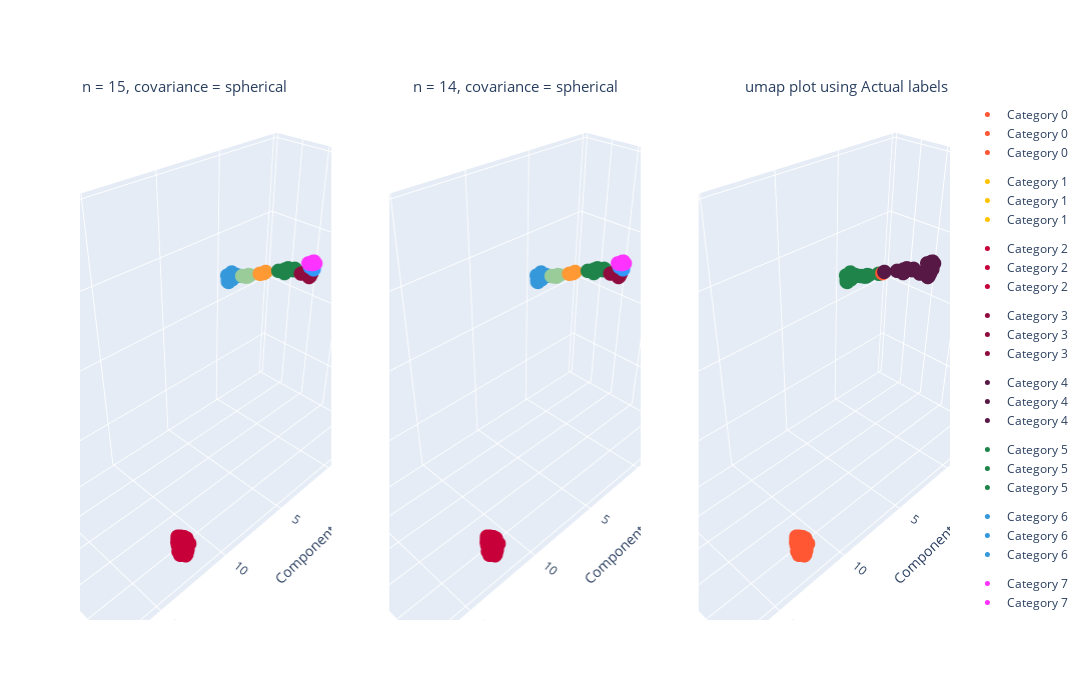

This figure's notebook cell:
### Markdown cell above
Then it is compared to the actual "y" targets, as first step, a encoding transformation has to be performed before the comparison

### Code cell
# changing unique values for numeric ones
y_label = np.zeros((len(y), 1))
target_dict = dict()
for label, tissue_type in enumerate(np.unique(y)):
    y_label = np.where(y == tissue_type, label, y_label)
    target_dict[label] = tissue_type

y_label = y_label.ravel().astype(int)

# Creating the X_plot dataset for the third subplot
X_plot_real = np.c_[X_plot, y_label]

colors = ["#FF5733", "#FFC300", "#C70039", "#900C3F", "#581845", "#1E8449", "#3498DB",
          "#FF33FF", "#33FFCC", "#FF6666", "#99CC99", "#3399FF", "#FF9933", "#CC33FF", "#66CCCC"]

fig = make_subplots(rows=1, cols=3, specs=[[{'type': 'scatter3d'}, {'type': 'scatter3d'}, {'type': 'scatter3d'}]])

# first two subplots
for j in range(2):
    model = gaussian_models[j]
    X_plot_gauss = np.c_[X_plot, gaussian_labels[j]]
    n_components = len(np.unique(gaussian_labels[j]))
    
    for category in np.unique(gaussian_labels[j]):
        category_indices = (gaussian_labels[j] == category)
        scatter = go.Scatter3d(x=X_plot_gauss[category_indices, 0], 
                               y=X_plot_gauss[category_indices, 1], 
                               z=X_plot_gauss[category_indices, 2],
                               mode='markers', 
                               marker=dict(color=colors[category], size=5),
                               name=f'Category {category}',
                               legendgroup=f'Category {category}')

        fig.add_trace(scatter, row=1, col=j + 1)

# third subplot
for category in np.unique(y_label):
    category_indices = (y_label == category)
    scatter = go.Scatter3d(x=X_plot_real[category_indices, 0], 
                           y=X_plot_real[category_indices, 1], 
                           z=X_plot_real[category_indices, 2],
                           mode='markers', 
                           marker=dict(color=colors[category], size=5),
                           name=f'Category {category}',
                           legendgroup=f'Category {category}')

    fig.add_trace(scatter, row=1, col=3)

titles = [f'n = {gaussian_models[0].n_components}, covariance = {gaussian_models[0].covariance_type}',
          f'n = {gaussian_models[1].n_components}, covariance = {gaussian_models[1].covariance_type}',
          'umap plot using Actual labels']

# Configure the layout of the plot
fig.update_layout(scene1=dict(xaxis_title='Component 1', yaxis_title='Component 2', zaxis_title='Component 3'),
                  scene2=dict(xaxis_title='Component 1', yaxis_title='Component 2', zaxis_title='Component 3'),
                  scene3=dict(xaxis_title='Component 1', yaxis_title='Component 2', zaxis_title='Component 3'),
                  width=1800,
                  height=700,
                  annotations=[
                      dict(
                          showarrow=False,
                          text=titles[0],
                          xref='paper', yref='paper',
                          x=0, y=1.05,
                          font=dict(size=15)
                      ),
                      dict(
                          showarrow=False,
                          text=titles[1],
                          xref='paper', yref='paper',
                          x=0.5, y=1.05,
                          font=dict(size=15)
                      ),
                      dict(
                          showarrow=False,
                          text=titles[2],
                          xref='paper', yref='paper',
                          x=1, y=1.05,
                          font=dict(size=15)
                      )
                  ])

fig.show()

### Figure 1 — Plotly figure (JSON) as saved in the notebook; plotly's stock layout.template omitted (floating-point values rounded to 4 significant figures)
{"data": [{"legendgroup": "Category 0", "marker": {"color": "#FF5733", "size": 5}, "mode": "markers", "name": "Category 0", "scene": "scene", "type": "scatter3d", "x": [-3.369, -3.333, -3.224, -3.618, -3.709, -3.312, -3.63, -3.484, -3.735, -3.482, -3.501, -3.277, -3.369, -3.816, -3.911], "y": [8.4, 8.209, 8.48, 8.331, 8.227, 8.095, 8.417, 8.472, 8.422, 8.378, 8.257, 8.428, 8.21, 8.073, 8.009], "z": [13.95, 14.43, 14.25, 14.67, 14.51, 14.33, 14.61, 14.43, 14.7, 13.93, 14.46, 14.02, 14.13, 14.05, 14.69]}, {"legendgroup": "Category 1", "marker": {"color": "#FFC300", "size": 5}, "mode": "markers", "name": "Category 1", "scene": "scene", "type": "scatter3d", "x": [16.72, 16.75, 16.51, 16.75, 16.47, 16.8, 16.52, 16.79, 16.4, 16.49, 16.86, 17.24, 17.18, 17.04, 17.18, 16.62, 16.88, 17.24, 16.86, 16.52, 16.71, 16.67, 16.57, 16.34, 16.41, 16.99, 16.4, 16.73, 16.48, 16.63, 17.36], "y": [0.2079, 0.1954, 0.2075, 0.9799, 0.2715, 0.2648, 0.3996, 0.6083, 0.4901, 0.3161, 0.3209, 0.589, 0.565, 0.43, 0.5655, 0.6189, 0.8309, 0.7131, 0.7784, 0.9415, 1.102, 1.039, 0.3711, 0.9704, 0.8945, 0.9669, 0.8422, 0.6918, 0.7465, 0.3183, 0.6712], "z": [11.41, 11.1, 11.55, 10.81, 11.58, 11.28, 11.3, 10.95, 11.43, 11.44, 10.79, 10.7, 10.64, 10.97, 10.65, 10.96, 10.83, 10.59, 10.54, 10.93, 10.63, 10.7, 11.02, 10.99, 10.65, 10.44, 11.14, 10.58, 11.08, 10.8, 10.59]}, {"legendgroup": "Category 2", "marker": {"color": "#C70039", "size": 5}, "mode": "markers", "name": "Category 2", "scene": "scene", "type": "scatter3d", "x": [11.74, 11.74, 12.03, 12.01, 11.65, 12.1, 12.02, 11.51, 11.71, 11.77, 11.85, 11.89, 11.85, 11.72, 11.8, 11.83, 11.76, 12.05, 11.53, 12.11, 11.59, 11.75, 11.52, 11.96, 11.66, 11.86, 11.8, 11.35, 12.18, 12.12, 12.31], "y": [8.561, 8.192, 8.76, 8.5, 8.62, 8.571, 8.703, 8.674, 8.379, 8.305, 8.341, 8.51, 8.308, 8.594, 8.837, 9.1, 8.86, 9.102, 8.733, 9.238, 8.538, 8.983, 8.911, 9.132, 8.628, 9.04, 8.84, 8.585, 8.861, 8.661, 9.002], "z": [-2.016, -2.272, -2.295, -2.513, -2.019, -2.124, -2.312, -2.19, -2.127, -2.518, -2.426, -2.245, -2.283, -2.849, -3.023, -2.509, -2.585, -2.592, -2.8, -2.64, -2.653, -2.818, -2.449, -2.769, -2.974, -2.735, -2.976, -2.678, -2.805, -2.813, -2.631]}, {"legendgroup": "Category 3", "marker": {"color": "#900C3F", "size": 5}, "mode": "markers", "name": "Category 3", "scene": "scene", "type": "scatter3d", "x": [-1.188, -1.382, -1.319, -1.347, -1.351, -1.311, -1.346, -1.213, -1.284, -1.274, -1.356], "y": [6.488, 6.08, 6.298, 6.166, 6.298, 6.267, 6.267, 6.28, 5.817, 5.671, 5.821], "z": [9.15, 8.831, 8.801, 8.982, 8.82, 8.753, 8.758, 8.953, 8.832, 8.783, 8.863]}, {"legendgroup": "Category 4", "marker": {"color": "#581845", "size": 5}, "mode": "markers", "name": "Category 4", "scene": "scene", "type": "scatter3d", "x": [-0.1822, -0.2347, -0.3803, -0.09116, -0.1677, -0.1141, -0.02298], "y": [9.974, 10.03, 10.02, 10.01, 10.0, 9.85, 9.956], "z": [12.41, 12.39, 12.52, 12.31, 12.43, 12.21, 12.26]}, {"legendgroup": "Category 5", "marker": {"color": "#1E8449", "size": 5}, "mode": "markers", "name": "Category 5", "scene": "scene", "type": "scatter3d", "x": [-1.2, -1.263, -1.024, -1.205, -1.248, -1.284, -1.213, -1.042], "y": [4.77, 4.667, 4.113, 5.107, 5.14, 5.172, 4.488, 4.591], "z": [8.727, 8.793, 8.497, 8.833, 8.876, 8.93, 8.668, 8.502]}, {"legendgroup": "Category 6", "marker": {"color": "#3498DB", "size": 5}, "mode": "markers", "name": "Category 6", "scene": "scene", "type": "scatter3d", "x": [-0.4653, -0.4244, -0.6136, -0.07194, -0.303, -0.03927, -0.1398, 0.00228, -0.4438, -0.1096, -0.008095, -0.2703, -0.2331, -0.1879, -0.1247, -0.107, -0.3125], "y": [1.083, 1.195, 1.245, 0.6606, 0.6674, 0.7483, 1.025, 0.8436, 0.7401, 0.6997, 0.7868, 0.8055, 0.9343, 0.8204, 0.9259, 0.9071, 0.8185], "z": [7.301, 7.331, 7.237, 7.248, 7.24, 6.919, 7.068, 6.859, 7.111, 7.039, 6.854, 7.231, 7.171, 7.353, 7.397, 7.389, 7.438]}, {"legendgroup": "Category 7", "marker": {"color": "#FF33FF", "size": 5}, "mode": "markers", "name": "Category 7", "scene": "scene", "type": "scatter3d", "x": [-0.5336, -0.6727, -0.7664, -0.5997, -0.5376, -0.771, -0.5375, -0.5935, -0.5983, -0.5872], "y": [6.934, 6.832, 6.798, 7.0, 6.947, 6.786, 7.027, 7.091, 6.66, 6.621], "z": [10.22, 10.15, 10.08, 10.24, 10.29, 9.997, 10.33, 10.21, 10.04, 10.05]}, {"legendgroup": "Category 8", "marker": {"color": "#33FFCC", "size": 5}, "mode": "markers", "name": "Category 8", "scene": "scene", "type": "scatter3d", "x": [16.42, 16.44, 16.46, 16.55, 16.49], "y": [1.243, 1.155, 1.054, 1.153, 1.204], "z": [9.651, 9.718, 9.87, 9.799, 9.7]}, {"legendgroup": "Category 9", "marker": {"color": "#FF6666", "size": 5}, "mode": "markers", "name": "Category 9", "scene": "scene", "type": "scatter3d", "x": [-2.327, -2.411, -2.303, -2.295, -2.323, -2.373], "y": [8.03, 8.107, 8.089, 8.006, 8.004, 8.047], "z": [12.52, 12.56, 12.67, 12.67, 12.79, 12.75]}, {"legendgroup": "Category 10", "marker": {"color": "#99CC99", "size": 5}, "mode": "markers", "name": "Category 10", "scene": "scene", "type": "scatter3d", "x": [-0.5059, -0.4933, -0.3953, -0.4547, -0.4306, -0.3972, -0.3761], "y": [2.102, 2.224, 2.122, 1.727, 2.003, 1.679, 1.995], "z": [7.653, 7.685, 7.585, 7.443, 7.523, 7.467, 7.543]}, {"legendgroup": "Category 11", "marker": {"color": "#3399FF", "size": 5}, "mode": "markers", "name": "Category 11", "scene": "scene", "type": "scatter3d", "x": [-0.8519, -1.345, -1.317, -1.223, -1.032, -1.042, -1.17, -1.211], "y": [6.641, 6.405, 6.372, 6.323, 6.582, 6.709, 6.62, 6.341], "z": [9.699, 9.539, 9.517, 9.481, 9.606, 9.606, 9.449, 9.51]}, {"legendgroup": "Category 12", "marker": {"color": "#FF9933", "size": 5}, "mode": "markers", "name": "Category 12", "scene": "scene", "type": "scatter3d", "x": [-0.7358, -0.6822, -0.6384, -0.6488, -0.8209, -0.7867], "y": [3.269, 3.222, 2.999, 2.937, 3.134, 3.29], "z": [8.173, 8.131, 8.022, 7.997, 8.056, 8.213]}, {"legendgroup": "Category 13", "marker": {"color": "#CC33FF", "size": 5}, "mode": "markers", "name": "Category 13", "scene": "scene", "type": "scatter3d", "x": [-0.3518, -0.1671, -0.3789, -0.3085, -0.4187, -0.1366, -0.5854, -0.3225], "y": [9.427, 9.851, 9.525, 9.477, 9.529, 9.546, 9.299, 9.39], "z": [12.31, 12.46, 12.27, 12.35, 12.33, 12.49, 12.46, 12.15]}, {"legendgroup": "Category 14", "marker": {"color": "#66CCCC", "size": 5}, "mode": "markers", "name": "Category 14", "scene": "scene", "type": "scatter3d", "x": [-3.567, -3.753, -3.922, -3.825, -3.937, -4.195, -4.281, -4.442, -4.219, -4.301, -4.32, -4.377, -3.979, -4.462, -4.052, -4.242, -4.374, -4.588, -4.533], "y": [8.398, 8.279, 8.224, 8.363, 8.149, 8.557, 8.442, 8.288, 8.406, 8.198, 8.052, 8.592, 7.989, 8.722, 7.991, 8.549, 8.08, 8.614, 8.21], "z": [13.84, 13.81, 13.92, 13.76, 13.83, 14.05, 13.94, 13.94, 13.99, 14.37, 14.24, 14.13, 14.72, 14.11, 14.6, 14.24, 14.1, 14.31, 14.35]}, {"legendgroup": "Category 0", "marker": {"color": "#FF5733", "size": 5}, "mode": "markers", "name": "Category 0", "scene": "scene2", "type": "scatter3d", "x": [-3.567, -3.753, -3.922, -3.825, -3.369, -3.937, -4.195, -4.281, -4.442, -3.333, -3.224, -3.618, -4.219, -4.301, -4.32, -3.709, -3.312, -3.63, -4.377, -3.979, -3.484, -3.735, -4.462, -3.482, -4.052, -3.501, -3.277, -3.369, -4.242, -3.816, -4.374, -4.588, -4.533, -3.911], "y": [8.398, 8.279, 8.224, 8.363, 8.4, 8.149, 8.557, 8.442, 8.288, 8.209, 8.48, 8.331, 8.406, 8.198, 8.052, 8.227, 8.095, 8.417, 8.592, 7.989, 8.472, 8.422, 8.722, 8.378, 7.991, 8.257, 8.428, 8.21, 8.549, 8.073, 8.08, 8.614, 8.21, 8.009], "z": [13.84, 13.81, 13.92, 13.76, 13.95, 13.83, 14.05, 13.94, 13.94, 14.43, 14.25, 14.67, 13.99, 14.37, 14.24, 14.51, 14.33, 14.61, 14.13, 14.72, 14.43, 14.7, 14.11, 13.93, 14.6, 14.46, 14.02, 14.13, 14.24, 14.05, 14.1, 14.31, 14.35, 14.69]}, {"legendgroup": "Category 1", "marker": {"color": "#FFC300", "size": 5}, "mode": "markers", "name": "Category 1", "scene": "scene2", "type": "scatter3d", "x": [16.72, 16.75, 16.51, 16.75, 16.47, 16.8, 16.52, 16.79, 16.4, 16.49, 16.86, 17.24, 17.18, 17.04, 17.18, 16.62, 16.88, 17.24, 16.86, 16.52, 16.71, 16.67, 16.57, 16.34, 16.41, 16.99, 16.4, 16.73, 16.48, 16.63, 17.36], "y": [0.2079, 0.1954, 0.2075, 0.9799, 0.2715, 0.2648, 0.3996, 0.6083, 0.4901, 0.3161, 0.3209, 0.589, 0.565, 0.43, 0.5655, 0.6189, 0.8309, 0.7131, 0.7784, 0.9415, 1.102, 1.039, 0.3711, 0.9704, 0.8945, 0.9669, 0.8422, 0.6918, 0.7465, 0.3183, 0.6712], "z": [11.41, 11.1, 11.55, 10.81, 11.58, 11.28, 11.3, 10.95, 11.43, 11.44, 10.79, 10.7, 10.64, 10.97, 10.65, 10.96, 10.83, 10.59, 10.54, 10.93, 10.63, 10.7, 11.02, 10.99, 10.65, 10.44, 11.14, 10.58, 11.08, 10.8, 10.59]}, {"legendgroup": "Category 2", "marker": {"color": "#C70039", "size": 5}, "mode": "markers", "name": "Category 2", "scene": "scene2", "type": "scatter3d", "x": [11.74, 11.74, 12.03, 12.01, 11.65, 12.1, 12.02, 11.51, 11.71, 11.77, 11.85, 11.89, 11.85, 11.72, 11.8, 11.83, 11.76, 12.05, 11.53, 12.11, 11.59, 11.75, 11.52, 11.96, 11.66, 11.86, 11.8, 11.35, 12.18, 12.12, 12.31], "y": [8.561, 8.192, 8.76, 8.5, 8.62, 8.571, 8.703, 8.674, 8.379, 8.305, 8.341, 8.51, 8.308, 8.594, 8.837, 9.1, 8.86, 9.102, 8.733, 9.238, 8.538, 8.983, 8.911, 9.132, 8.628, 9.04, 8.84, 8.585, 8.861, 8.661, 9.002], "z": [-2.016, -2.272, -2.295, -2.513, -2.019, -2.124, -2.312, -2.19, -2.127, -2.518, -2.426, -2.245, -2.283, -2.849, -3.023, -2.509, -2.585, -2.592, -2.8, -2.64, -2.653, -2.818, -2.449, -2.769, -2.974, -2.735, -2.976, -2.678, -2.805, -2.813, -2.631]}, {"legendgroup": "Category 3", "marker": {"color": "#900C3F", "size": 5}, "mode": "markers", "name": "Category 3", "scene": "scene2", "type": "scatter3d", "x": [-1.188, -1.382, -1.319, -1.347, -1.351, -1.311, -1.346, -1.213, -1.284, -1.274, -1.356], "y": [6.488, 6.08, 6.298, 6.166, 6.298, 6.267, 6.267, 6.28, 5.817, 5.671, 5.821], "z": [9.15, 8.831, 8.801, 8.982, 8.82, 8.753, 8.758, 8.953, 8.832, 8.783, 8.863]}, {"legendgroup": "Category 4", "marker": {"color": "#581845", "size": 5}, "mode": "markers", "name": "Category 4", "scene": "scene2", "type": "scatter3d", "x": [-0.1822, -0.2347, -0.3803, -0.09116, -0.1677, -0.1141, -0.02298], "y": [9.974, 10.03, 10.02, 10.01, 10.0, 9.85, 9.956], "z": [12.41, 12.39, 12.52, 12.31, 12.43, 12.21, 12.26]}, {"legendgroup": "Category 5", "marker": {"color": "#1E8449", "size": 5}, "mode": "markers", "name": "Category 5", "scene": "scene2", "type": "scatter3d", "x": [-1.2, -1.263, -1.024, -1.205, -1.248, -1.284, -1.213, -1.042], "y": [4.77, 4.667, 4.113, 5.107, 5.14, 5.172, 4.488, 4.591], "z": [8.727, 8.793, 8.497, 8.833, 8.876, 8.93, 8.668, 8.502]}, {"legendgroup": "Category 6", "marker": {"color": "#3498DB", "size": 5}, "mode": "markers", "name": "Category 6", "scene": "scene2", "type": "scatter3d", "x": [-0.4653, -0.4244, -0.6136, -0.07194, -0.303, -0.03927, -0.1398, 0.00228, -0.4438, -0.1096, -0.008095, -0.2703, -0.2331, -0.1879, -0.1247, -0.107, -0.3125], "y": [1.083, 1.195, 1.245, 0.6606, 0.6674, 0.7483, 1.025, 0.8436, 0.7401, 0.6997, 0.7868, 0.8055, 0.9343, 0.8204, 0.9259, 0.9071, 0.8185], "z": [7.301, 7.331, 7.237, 7.248, 7.24, 6.919, 7.068, 6.859, 7.111, 7.039, 6.854, 7.231, 7.171, 7.353, 7.397, 7.389, 7.438]}, {"legendgroup": "Category 7", "marker": {"color": "#FF33FF", "size": 5}, "mode": "markers", "name": "Category 7", "scene": "scene2", "type": "scatter3d", "x": [-0.5336, -0.6727, -0.7664, -0.5997, -0.5376, -0.771, -0.5375, -0.5935, -0.5983, -0.5872], "y": [6.934, 6.832, 6.798, 7.0, 6.947, 6.786, 7.027, 7.091, 6.66, 6.621], "z": [10.22, 10.15, 10.08, 10.24, 10.29, 9.997, 10.33, 10.21, 10.04, 10.05]}, {"legendgroup": "Category 8", "marker": {"color": "#33FFCC", "size": 5}, "mode": "markers", "name": "Category 8", "scene": "scene2", "type": "scatter3d", "x": [16.42, 16.44, 16.46, 16.55, 16.49], "y": [1.243, 1.155, 1.054, 1.153, 1.204], "z": [9.651, 9.718, 9.87, 9.799, 9.7]}, {"legendgroup": "Category 9", "marker": {"color": "#FF6666", "size": 5}, "mode": "markers", "name": "Category 9", "scene": "scene2", "type": "scatter3d", "x": [-2.327, -2.411, -2.303, -2.295, -2.323, -2.373], "y": [8.03, 8.107, 8.089, 8.006, 8.004, 8.047], "z": [12.52, 12.56, 12.67, 12.67, 12.79, 12.75]}, {"legendgroup": "Category 10", "marker": {"color": "#99CC99", "size": 5}, "mode": "markers", "name": "Category 10", "scene": "scene2", "type": "scatter3d", "x": [-0.5059, -0.4933, -0.3953, -0.4547, -0.4306, -0.3972, -0.3761], "y": [2.102, 2.224, 2.122, 1.727, 2.003, 1.679, 1.995], "z": [7.653, 7.685, 7.585, 7.443, 7.523, 7.467, 7.543]}, {"legendgroup": "Category 11", "marker": {"color": "#3399FF", "size": 5}, "mode": "markers", "name": "Category 11", "scene": "scene2", "type": "scatter3d", "x": [-0.8519, -1.345, -1.317, -1.223, -1.032, -1.042, -1.17, -1.211], "y": [6.641, 6.405, 6.372, 6.323, 6.582, 6.709, 6.62, 6.341], "z": [9.699, 9.539, 9.517, 9.481, 9.606, 9.606, 9.449, 9.51]}, {"legendgroup": "Category 12", "marker": {"color": "#FF9933", "size": 5}, "mode": "markers", "name": "Category 12", "scene": "scene2", "type": "scatter3d", "x": [-0.7358, -0.6822, -0.6384, -0.6488, -0.8209, -0.7867], "y": [3.269, 3.222, 2.999, 2.937, 3.134, 3.29], "z": [8.173, 8.131, 8.022, 7.997, 8.056, 8.213]}, {"legendgroup": "Category 13", "marker": {"color": "#CC33FF", "size": 5}, "mode": "markers", "name": "Category 13", "scene": "scene2", "type": "scatter3d", "x": [-0.3518, -0.1671, -0.3789, -0.3085, -0.4187, -0.1366, -0.5854, -0.3225], "y": [9.427, 9.851, 9.525, 9.477, 9.529, 9.546, 9.299, 9.39], "z": [12.31, 12.46, 12.27, 12.35, 12.33, 12.49, 12.46, 12.15]}, {"legendgroup": "Category 0", "marker": {"color": "#FF5733", "size": 5}, "mode": "markers", "name": "Category 0", "scene": "scene3", "type": "scatter3d", "x": [11.74, 11.74, 12.03, 12.01, 11.65, 12.1, 12.02, 11.51, 11.71, 11.77, 11.85, 11.89, 11.85, 11.72, 11.8, 11.83, 11.76, 12.05, 11.53, 12.11, 11.59, 11.75, 11.52, 11.96, 11.66, 11.86, 11.8, 11.35, -0.7358, -0.6822, 16.42, 16.44, 16.46, 16.55, 16.49, 12.18, 12.12, 12.31], "y": [8.561, 8.192, 8.76, 8.5, 8.62, 8.571, 8.703, 8.674, 8.379, 8.305, 8.341, 8.51, 8.308, 8.594, 8.837, 9.1, 8.86, 9.102, 8.733, 9.238, 8.538, 8.983, 8.911, 9.132, 8.628, 9.04, 8.84, 8.585, 3.269, 3.222, 1.243, 1.155, 1.054, 1.153, 1.204, 8.861, 8.661, 9.002], "z": [-2.016, -2.272, -2.295, -2.513, -2.019, -2.124, -2.312, -2.19, -2.127, -2.518, -2.426, -2.245, -2.283, -2.849, -3.023, -2.509, -2.585, -2.592, -2.8, -2.64, -2.653, -2.818, -2.449, -2.769, -2.974, -2.735, -2.976, -2.678, 8.173, 8.131, 9.651, 9.718, 9.87, 9.799, 9.7, -2.805, -2.813, -2.631]}, {"legendgroup": "Category 1", "marker": {"color": "#FFC300", "size": 5}, "mode": "markers", "name": "Category 1", "scene": "scene3", "type": "scatter3d", "x": [-3.567, -3.753, -3.922, -3.825, -3.369, -3.937, -4.195, -4.281, -4.442, -3.333, -3.224, -3.618, -4.219, -4.301, -4.32, -3.709, -3.312, -3.63, -4.377, -3.979, -3.484, -3.735, -4.462, -3.482, -4.052, -3.501, -3.277, -3.369, -4.242, -3.816, -4.374, -4.588, -4.533, -3.911], "y": [8.398, 8.279, 8.224, 8.363, 8.4, 8.149, 8.557, 8.442, 8.288, 8.209, 8.48, 8.331, 8.406, 8.198, 8.052, 8.227, 8.095, 8.417, 8.592, 7.989, 8.472, 8.422, 8.722, 8.378, 7.991, 8.257, 8.428, 8.21, 8.549, 8.073, 8.08, 8.614, 8.21, 8.009], "z": [13.84, 13.81, 13.92, 13.76, 13.95, 13.83, 14.05, 13.94, 13.94, 14.43, 14.25, 14.67, 13.99, 14.37, 14.24, 14.51, 14.33, 14.61, 14.13, 14.72, 14.43, 14.7, 14.11, 13.93, 14.6, 14.46, 14.02, 14.13, 14.24, 14.05, 14.1, 14.31, 14.35, 14.69]}, {"legendgroup": "Category 2", "marker": {"color": "#C70039", "size": 5}, "mode": "markers", "name": "Category 2", "scene": "scene3", "type": "scatter3d", "x": [-0.3518, -0.1671, -0.3789, -0.3085, -0.4187, -0.1366, -0.5854, -0.3225, -0.1822, -0.2347, -0.3803, -0.09116, -0.1677, -0.1141, -0.02298], "y": [9.427, 9.851, 9.525, 9.477, 9.529, 9.546, 9.299, 9.39, 9.974, 10.03, 10.02, 10.01, 10.0, 9.85, 9.956], "z": [12.31, 12.46, 12.27, 12.35, 12.33, 12.49, 12.46, 12.15, 12.41, 12.39, 12.52, 12.31, 12.43, 12.21, 12.26]}, {"legendgroup": "Category 3", "marker": {"color": "#900C3F", "size": 5}, "mode": "markers", "name": "Category 3", "scene": "scene3", "type": "scatter3d", "x": [16.72, 16.75, 16.51, 16.75, 16.47, 16.8, 16.52, 16.79, 16.4, 16.49, 16.86, 17.24, 17.18, 17.04, 17.18, 16.62, 16.88, 17.24, 16.86, 16.52, 16.71, 16.67, 16.57, 16.34, 16.41, 16.99, 16.4, 16.73, 16.48, 16.63, 17.36], "y": [0.2079, 0.1954, 0.2075, 0.9799, 0.2715, 0.2648, 0.3996, 0.6083, 0.4901, 0.3161, 0.3209, 0.589, 0.565, 0.43, 0.5655, 0.6189, 0.8309, 0.7131, 0.7784, 0.9415, 1.102, 1.039, 0.3711, 0.9704, 0.8945, 0.9669, 0.8422, 0.6918, 0.7465, 0.3183, 0.6712], "z": [11.41, 11.1, 11.55, 10.81, 11.58, 11.28, 11.3, 10.95, 11.43, 11.44, 10.79, 10.7, 10.64, 10.97, 10.65, 10.96, 10.83, 10.59, 10.54, 10.93, 10.63, 10.7, 11.02, 10.99, 10.65, 10.44, 11.14, 10.58, 11.08, 10.8, 10.59]}, {"legendgroup": "Category 4", "marker": {"color": "#581845", "size": 5}, "mode": "markers", "name": "Category 4", "scene": "scene3", "type": "scatter3d", "x": [-1.188, -0.8519, -1.382, -1.345, -1.317, -1.319, -1.223, -1.347, -1.032, -1.351, -1.042, -1.311, -1.17, -1.346, -1.211, -1.213, -1.284, -0.5336, -0.6727, -1.274, -0.7664, -0.5997, -0.5376, -0.771, -1.356, -0.5375, -0.5935, -0.5983, -0.5872, -1.2, -1.263, -1.024, -1.205, -1.248, -1.284, -1.213, -1.042, -0.8209, -0.7867], "y": [6.488, 6.641, 6.08, 6.405, 6.372, 6.298, 6.323, 6.166, 6.582, 6.298, 6.709, 6.267, 6.62, 6.267, 6.341, 6.28, 5.817, 6.934, 6.832, 5.671, 6.798, 7.0, 6.947, 6.786, 5.821, 7.027, 7.091, 6.66, 6.621, 4.77, 4.667, 4.113, 5.107, 5.14, 5.172, 4.488, 4.591, 3.134, 3.29], "z": [9.15, 9.699, 8.831, 9.539, 9.517, 8.801, 9.481, 8.982, 9.606, 8.82, 9.606, 8.753, 9.449, 8.758, 9.51, 8.953, 8.832, 10.22, 10.15, 8.783, 10.08, 10.24, 10.29, 9.997, 8.863, 10.33, 10.21, 10.04, 10.05, 8.727, 8.793, 8.497, 8.833, 8.876, 8.93, 8.668, 8.502, 8.056, 8.213]}, {"legendgroup": "Category 5", "marker": {"color": "#1E8449", "size": 5}, "mode": "markers", "name": "Category 5", "scene": "scene3", "type": "scatter3d", "x": [-0.5059, -0.4933, -0.3953, -0.4547, -0.4306, -0.3972, -0.3761, -0.4653, -0.4244, -0.6136, -0.07194, -0.303, -0.6384, -0.6488, -0.03927, -0.1398, 0.00228, -0.4438, -0.1096, -0.008095, -0.2703, -0.2331, -0.1879, -0.1247, -0.107, -0.3125], "y": [2.102, 2.224, 2.122, 1.727, 2.003, 1.679, 1.995, 1.083, 1.195, 1.245, 0.6606, 0.6674, 2.999, 2.937, 0.7483, 1.025, 0.8436, 0.7401, 0.6997, 0.7868, 0.8055, 0.9343, 0.8204, 0.9259, 0.9071, 0.8185], "z": [7.653, 7.685, 7.585, 7.443, 7.523, 7.467, 7.543, 7.301, 7.331, 7.237, 7.248, 7.24, 8.022, 7.997, 6.919, 7.068, 6.859, 7.111, 7.039, 6.854, 7.231, 7.171, 7.353, 7.397, 7.389, 7.438]}, {"legendgroup": "Category 6", "marker": {"color": "#3498DB", "size": 5}, "mode": "markers", "name": "Category 6", "scene": "scene3", "type": "scatter3d", "x": [-2.327, -2.411, -2.303, -2.295, -2.323, -2.373], "y": [8.03, 8.107, 8.089, 8.006, 8.004, 8.047], "z": [12.52, 12.56, 12.67, 12.67, 12.79, 12.75]}], "layout": {"annotations": [{"font": {"size": 15}, "showarrow": false, "text": "n = 15, covariance = spherical", "x": 0, "xref": "paper", "y": 1.05, "yref": "paper"}, {"font": {"size": 15}, "showarrow": false, "text": "n = 14, covariance = spherical", "x": 0.5, "xref": "paper", "y": 1.05, "yref": "paper"}, {"font": {"size": 15}, "showarrow": false, "text": "umap plot using Actual labels", "x": 1, "xref": "paper", "y": 1.05, "yref": "paper"}], "height": 700, "scene": {"domain": {"x": [0, 0.2889], "y": [0, 1]}, "xaxis": {"title": {"text": "Component 1"}}, "yaxis": {"title": {"text": "Component 2"}}, "zaxis": {"title": {"text": "Component 3"}}}, "scene2": {"domain": {"x": [0.3556, 0.6444], "y": [0, 1]}, "xaxis": {"title": {"text": "Component 1"}}, "yaxis": {"title": {"text": "Component 2"}}, "zaxis": {"title": {"text": "Component 3"}}}, "scene3": {"domain": {"x": [0.7111, 1], "y": [0, 1]}, "xaxis": {"title": {"text": "Component 1"}}, "yaxis": {"title": {"text": "Component 2"}}, "zaxis": {"title": {"text": "Component 3"}}}, "width": 1800}}
